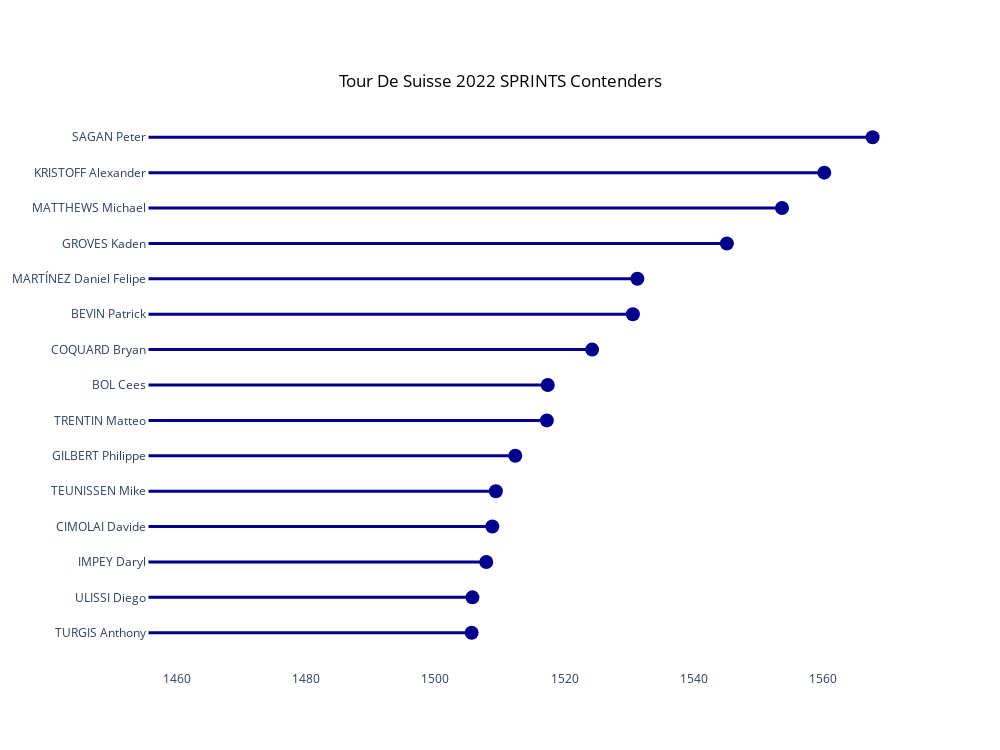

Notebook source saved alongside this figure:
### Code cell
# get a startlist to plot
race = 'tour-de-suisse'
year = 2022
startlist = [rider for rider in get_startlist(race, year) if rider in ratings.columns]

# plot the lollipop
plot_startlist_timeseries(
    ratings, startlist, 'Tour de Suisse', year, RACE_TYPE,
    riders_to_plot = 15, fname = f'{RACE_TYPE.lower()}-{GENDER}-lollipop-{curr_date}.png'
)

### Figure 1 — Plotly figure (JSON) as saved in the notebook; plotly's stock layout.template omitted (floating-point values rounded to 4 significant figures)
{"data": [{"marker": {"color": "darkblue", "size": 14}, "mode": "markers", "type": "scatter", "x": [1506.0, 1506.0, 1508.0, 1509.0, 1509.0, 1512.0, 1517.0, 1517.0, 1524.0, 1531.0, 1531.0, 1545.0, 1554.0, 1560.0, 1568.0], "y": ["TURGIS Anthony", "ULISSI Diego", "IMPEY Daryl", "CIMOLAI Davide", "TEUNISSEN Mike", "GILBERT Philippe", "TRENTIN Matteo", "BOL Cees", "COQUARD Bryan", "BEVIN Patrick", "MARTÍNEZ Daniel Felipe", "GROVES Kaden", "MATTHEWS Michael", "KRISTOFF Alexander", "SAGAN Peter"]}], "layout": {"height": 750, "paper_bgcolor": "white", "plot_bgcolor": "white", "shapes": [{"line": {"color": "darkblue", "width": 3}, "type": "line", "x0": 1456.0, "x1": 1506.0, "y0": 0, "y1": 0}, {"line": {"color": "darkblue", "width": 3}, "type": "line", "x0": 1456.0, "x1": 1506.0, "y0": 1, "y1": 1}, {"line": {"color": "darkblue", "width": 3}, "type": "line", "x0": 1456.0, "x1": 1508.0, "y0": 2, "y1": 2}, {"line": {"color": "darkblue", "width": 3}, "type": "line", "x0": 1456.0, "x1": 1509.0, "y0": 3, "y1": 3}, {"line": {"color": "darkblue", "width": 3}, "type": "line", "x0": 1456.0, "x1": 1509.0, "y0": 4, "y1": 4}, {"line": {"color": "darkblue", "width": 3}, "type": "line", "x0": 1456.0, "x1": 1512.0, "y0": 5, "y1": 5}, {"line": {"color": "darkblue", "width": 3}, "type": "line", "x0": 1456.0, "x1": 1517.0, "y0": 6, "y1": 6}, {"line": {"color": "darkblue", "width": 3}, "type": "line", "x0": 1456.0, "x1": 1517.0, "y0": 7, "y1": 7}, {"line": {"color": "darkblue", "width": 3}, "type": "line", "x0": 1456.0, "x1": 1524.0, "y0": 8, "y1": 8}, {"line": {"color": "darkblue", "width": 3}, "type": "line", "x0": 1456.0, "x1": 1531.0, "y0": 9, "y1": 9}, {"line": {"color": "darkblue", "width": 3}, "type": "line", "x0": 1456.0, "x1": 1531.0, "y0": 10, "y1": 10}, {"line": {"color": "darkblue", "width": 3}, "type": "line", "x0": 1456.0, "x1": 1545.0, "y0": 11, "y1": 11}, {"line": {"color": "darkblue", "width": 3}, "type": "line", "x0": 1456.0, "x1": 1554.0, "y0": 12, "y1": 12}, {"line": {"color": "darkblue", "width": 3}, "type": "line", "x0": 1456.0, "x1": 1560.0, "y0": 13, "y1": 13}, {"line": {"color": "darkblue", "width": 3}, "type": "line", "x0": 1456.0, "x1": 1568.0, "y0": 14, "y1": 14}], "title": {"font": {"color": "black"}, "text": "Tour De Suisse 2022 SPRINTS Contenders", "x": 0.5, "y": 0.9}, "width": 1000, "xaxis": {"showgrid": false}, "yaxis": {"showgrid": false}}}
